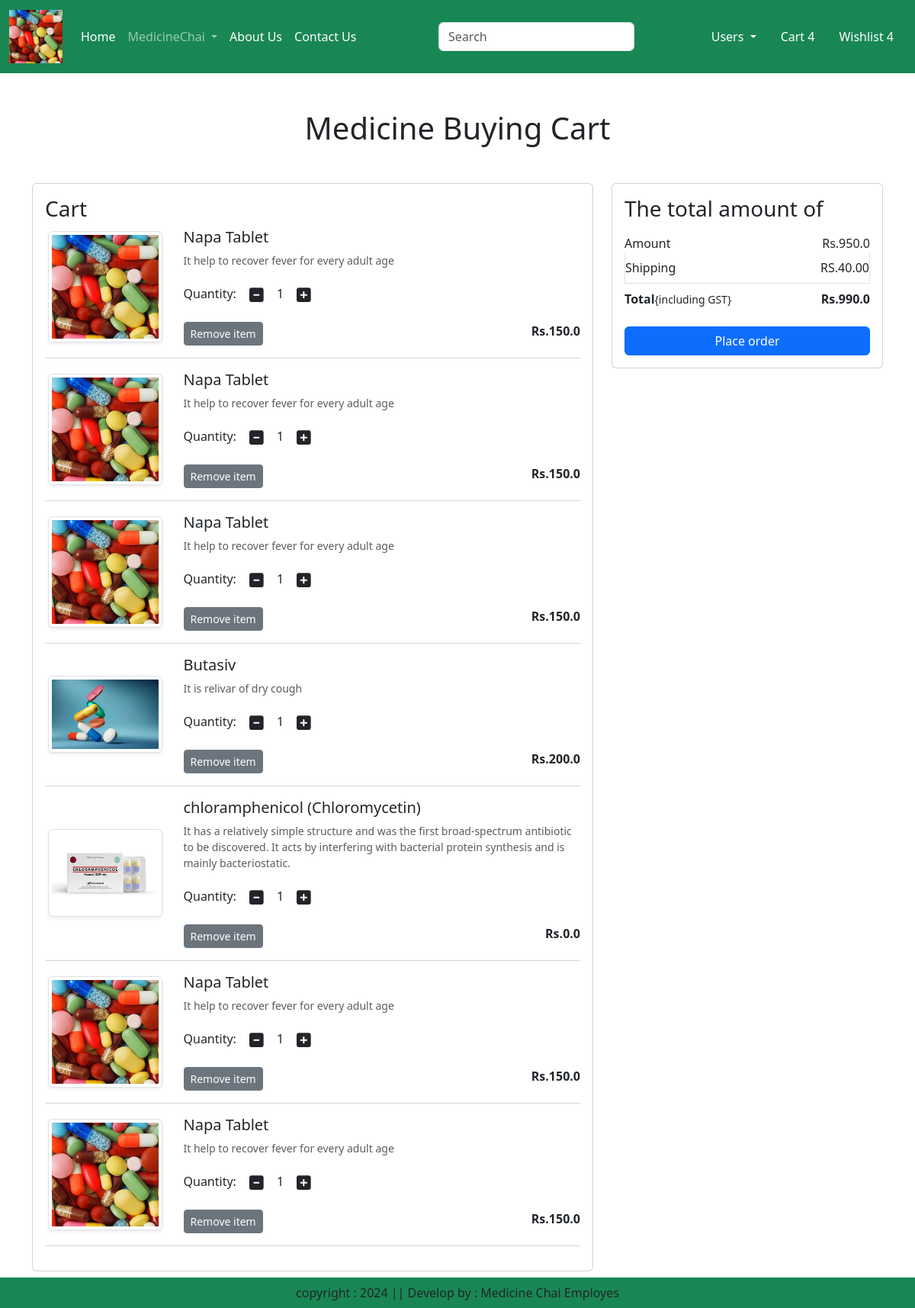
The app's page /cart/ (signed in) with its own data.
### app/models.py (models this page shows, shortened)
class Cart(models.Model):
    user = models.ForeignKey(User,on_delete=models.CASCADE)
    product = models.ForeignKey(Product,on_delete=models.CASCADE)
    quantity = models.PositiveIntegerField(default=1)

class Product(models.Model):
    title = models.CharField(max_length=100)
    selling_price = models.FloatField()
    discounted_price = models.FloatField()
    description = models.TextField(default='')
    composition = models.TextField(default='')
    prodapp = models.TextField(default='')
    category = models.CharField(choices=CATEGORY_CHOICES,max_length=2)
    product_image = models.ImageField(upload_to='product')

### app/views.py (the view)
# urls.py: path('cart/', views.show_cart,name='showcart'),
def show_cart(request):
    user=request.user
    cart = Cart.objects.filter(user=user)
    amount = 0
    for p in cart:
        value = p.quantity*p.product.discounted_price
        amount = amount + value
    totalamount = amount + 40
    return render(request,'app/addtocart.html',locals())

### app/templates/app/addtocart.html (shortened to what this page needs)
{% extends 'app/base.html' %}
{% load static %}
{% block main-content %}
<div class="container my-5">
    <div class="row">
        {% if cart %}
        <h1 class="text-center mb-5">Medicine Buying Cart</h1>
        <div class="col-sm-8">
            <div class="card">
                <div class="card-body">
                    <h3>Cart</h3>
                    {% for item in cart %}
                    <div class="row">
                        <div class="col-sm-3 text-center align-self-center">
                            <img src="{{ item.product.product_image.url }}" alt="" class="img-fluid img-thumbnail shadow-sm" height="150" width="150">
                        </div>
                        <div class="col-sm-9">
                            <div>
                                <h5>{{ item.product.title }}</h5>
                                <p class="mb-2 text-muted small">{{ item.product.description }}</p>
                                <div class="my-3">
                                    <label for="quantity">Quantity:</label>
                                    <a class="minus-cart btn" pid="{{ item.product.description }}"><i class ="fas fa-minus-square fa-lg"></i></a>
                                    <span id="quantity">{{ item.quantity }}</span>
                                    <a class="plus-cart btn" pid="{{ item.product.id }}"><i class="fas fa-plus-square fa-lg"></i></a>
                                </div>
                                <div class="d-flex justify-content-between">
                                    <a href="#" class="remove-cart btn btn-sm btn-secondary mr-3" pid="{{ item.product.id }}">Remove item</a>
                                    <p class="mb-0"><span><strong>Rs.{{ item.product.discounted_price }}</strong></span></p>
                                </div>
                            </div>
                        </div>
                    </div>
                    <hr class="text-muted">
                    {% endfor %}
                </div>
            </div>
        </div>
        <div class="col-sm-4">
            <div class="card">
                <div class="card-body">
                    <h3>The total amount of</h3>
                    <ul class="list-group">
                        <li class="list-group-item d-flex justify-content-between align-items-center border-0 px-0 pb-0">
                            Amount
                            <span id="amount">Rs.{{ amount }}</span>
                        </li>
                        <li class="list-group-item d-flex justify-content-between align-items-center px-0">
                            Shipping
                            <span>RS.40.00</span>
                        </li>
                        <li class="list-group-item d-flex justify-content-between align-items-center border-0 px-0 mb-3">
                            <div>
                                <strong>Total</strong><small>{including GST}</small>
                            </div>
                            <span id="totalamount"><strong>Rs.{{ totalamount }}</strong></span>
                        </li>
                    </ul>
                    <div class="d-grid">
                        <a href="{% url 'checkout' %}" class="btn btn-primary">Place order</a>
                    </div>
                </div>
            </div>
        </div>
        {% else %}
        <h1 class="text-center mb-5">Cart is Empty</h1>
        {% endif %}
    </div>
</div>
{% endblock main-content %}

### app/templates/app/base.html (shortened to what this page needs)
<!DOCTYPE html>
{% load static%}
<html lang="en">
    <head>
        <link href="https://cdn.jsdelivr.net/npm/bootstrap@5.3.3/dist/css/bootstrap.min.css" rel="stylesheet">
        <link rel="stylesheet" href="{% static 'app/css/owl.carousel.min.css' %}"/>
        <link rel="stylesheet" href="{% static 'app/css/all.min.css' %}"/>
        <link rel="stylesheet" href="{% static 'app/css/style.css' %}"/>
    </head>
    <body>
        <nav class="navbar navbar-expand-lg navbar-dark bg-success">
            <div class="container-fluid">
              <a class="navbar-brand" href="#">
                <img src="{% static "app/image/product/medicine15.jpg" %}" width="70" height="70"/>
              </a>
              <div class="collapse navbar-collapse" id="navbarSupportedContent">
                <ul class="navbar-nav me-auto mb-2 mb-lg-0">
                  {% if request.user.is_authenticated %}
                  <li class="nav-item">
                    <a class="nav-link active" aria-current="page" href="/">Home</a>
                  </li>
                  <li class="nav-item dropdown">
                    <a class="nav-link dropdown-toggle" href="#" role="button" data-bs-toggle="dropdown" aria-expanded="false">
                      MedicineChai
                    </a>
                  </li>
                  <li class="nav-item">
                    <a class="nav-link text-white" href="{% url 'about' %}">About Us</a>
                  </li>
                  <li class="nav-item">
                    <a class="nav-link text-white" href="{% url 'contact' %}">Contact Us</a>
                  </li>
                </ul>
                <form class="d-flex" role="search">
                  <input class="form-control me-2" type="search" placeholder="Search" aria-label="Search">
                  <button class="btn btn-outline-success" type="submit">Search</button>
                </form>
              </div>
              <ul class="navbar-nav me-auto mb-2 mb-lg-0">
                <li class="nav-item dropdown mx-2">
                <a class="nav-link dropdown-toggle text-white "href="#"
                id="profileDropdown" role="button" data-bs-toggle="dropdown"
                aria-expanded="false">
                Users
            </a>
            </li>
            <li class="nav-item mx-2">
                <a href="#" class="nav-link text-white">Cart 4</a>
            </li>
            <li class="nav-item mx-2">
                <a href ="#" class="nav-link text-white">Wishlist 4</a>
            </li>
            {% endif %}
              </ul>
            </div>
          </nav>
          {% block main-content %}{% endblock main-content %}
          <footer class="container-fluid fixed-bottom bg-success text-center p-2 mt-5">
            copyright : 2024 || Develop by : Medicine Chai Employes
          </footer>
    </body>
</html>

### records on screen
Cart: product.product_image (picture), product "Napa Tablet", product.description "It help to recover fever for every adult age", quantity "1", product.discounted_price "150.0"
Cart: product.product_image (picture), product "Napa Tablet", product.description "It help to recover fever for every adult age", quantity "1", product.discounted_price "150.0"
Cart: product.product_image (picture), product "Napa Tablet", product.description "It help to recover fever for every adult age", quantity "1", product.discounted_price "150.0"
Cart: product.product_image (picture), product "Butasiv", product.description "It is relivar of dry cough", quantity "1", product.discounted_price "200.0"
Cart: product.product_image (picture), product "chloramphenicol (Chloromycetin)", product.description "It has a relatively simple structure and was the first broad-spectrum antibiotic to be discovered. It acts by interfering with bacterial protein synthesis and is mainly bacteriostatic.", quantity "1", product.discounted_price "0.0"
Cart: product.product_image (picture), product "Napa Tablet", product.description "It help to recover fever for every adult age", quantity "1", product.discounted_price "150.0"
Cart: product.product_image (picture), product "Napa Tablet", product.description "It help to recover fever for every adult age", quantity "1", product.discounted_price "150.0"

### other values on screen
{{ amount }} "950.0"
{{ totalamount }} "990.0"
